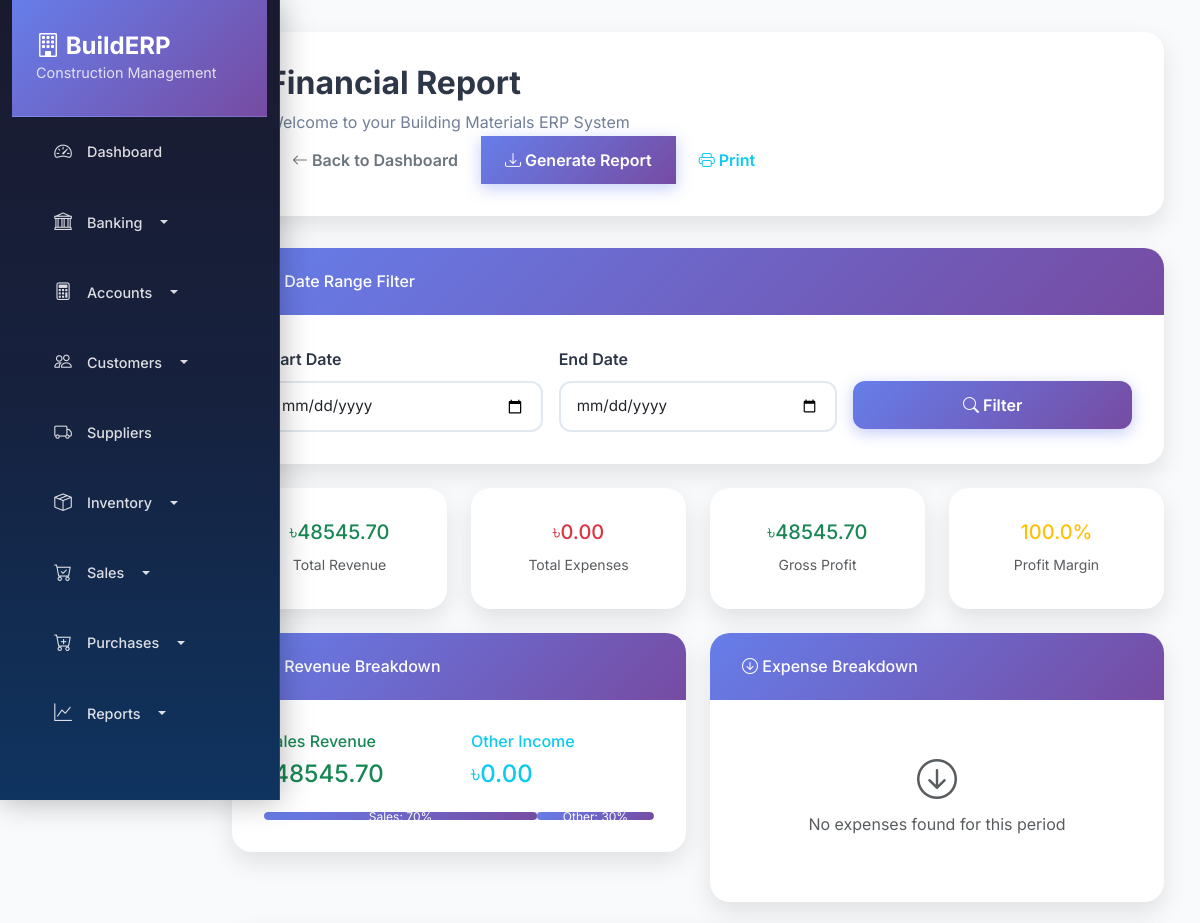
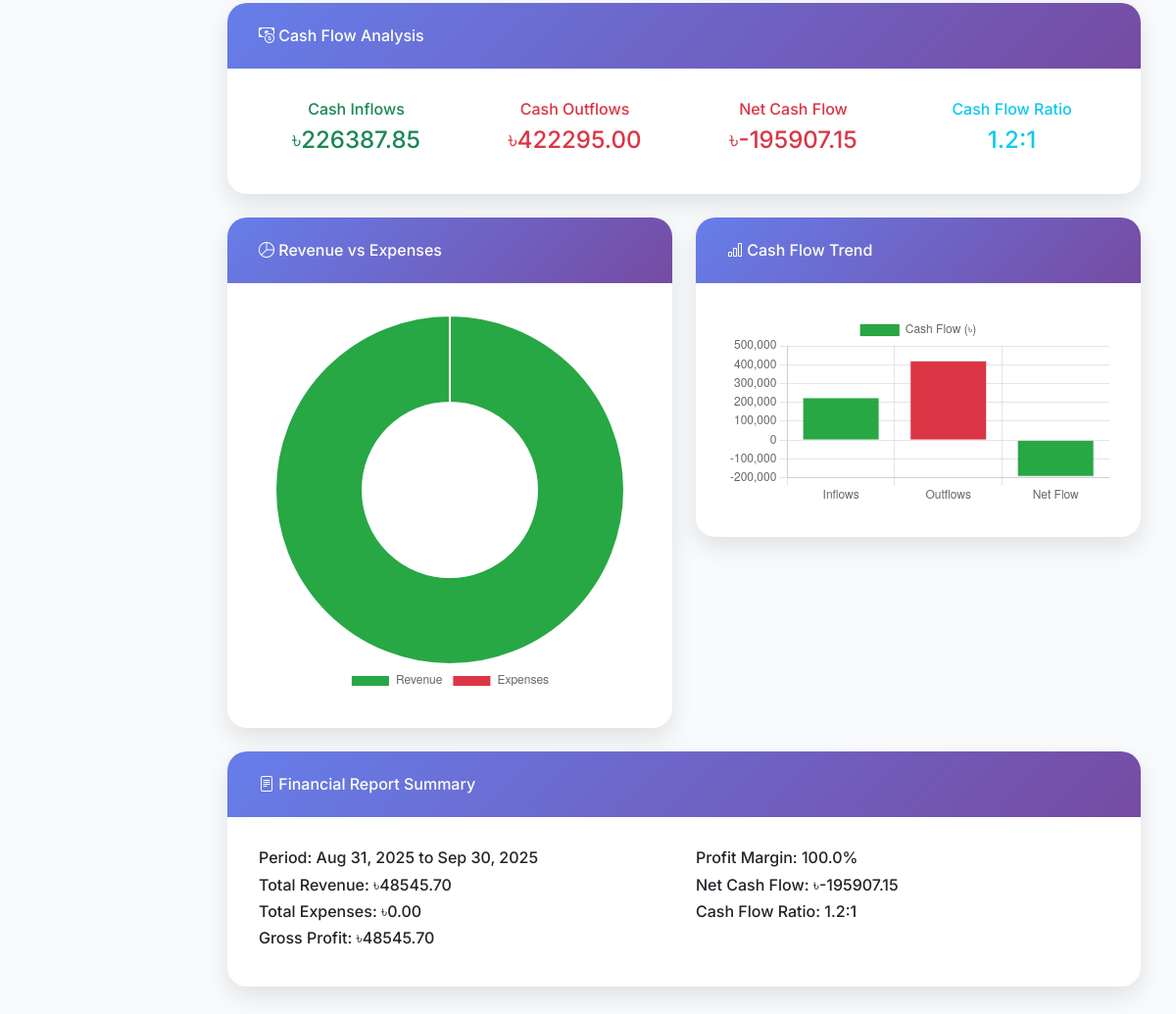
Page /reports/financial/ on the earlier database version (2 pictures, top to bottom).
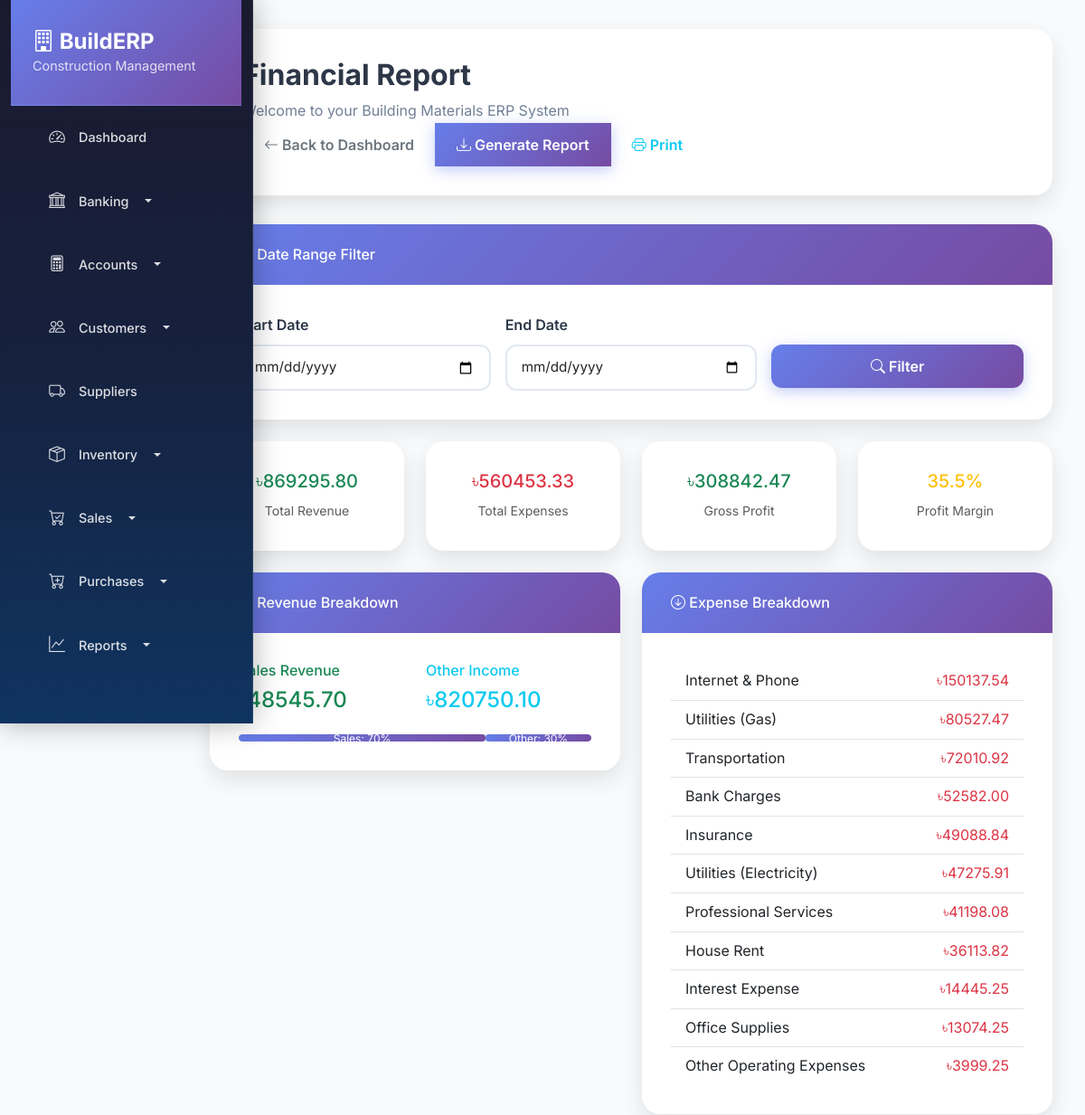
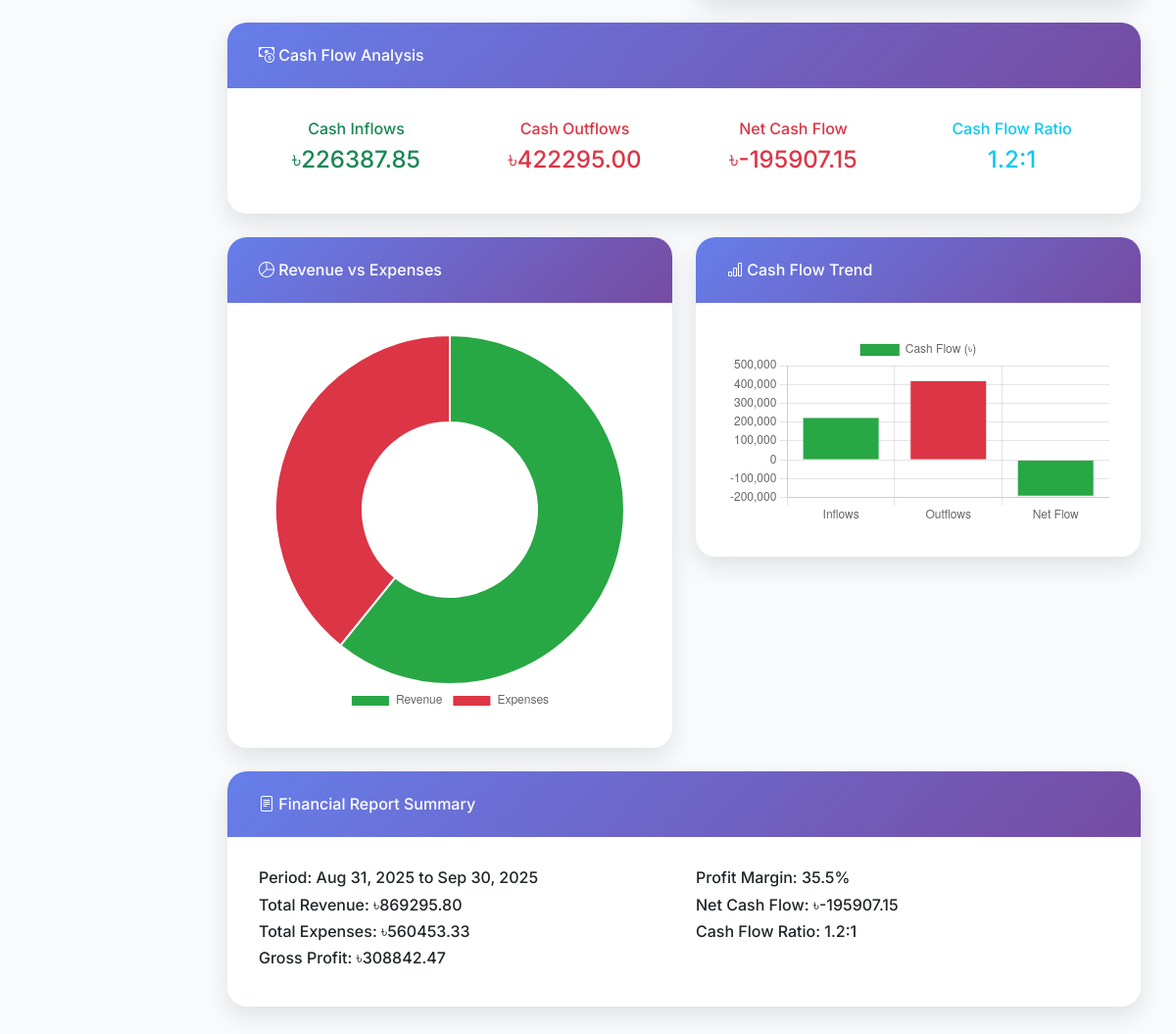
Same page on the later database version (2 pictures, top to bottom).
### accounting/models.py (models this page shows, shortened)
class ExpenseCategory(models.Model):
    name = models.CharField(max_length=100)
    description = models.TextField(blank=True)
    is_active = models.BooleanField(default=True)
    created_at = models.DateTimeField(auto_now_add=True)
    class Meta:
        verbose_name = "Expense Category"
        verbose_name_plural = "Expense Categories"

### reports/views.py (the view)
# urls.py: path('financial/', views.FinancialReportView.as_view(), name='financial_report'),
class FinancialReportView(ListView):
    model = SalesInvoice
    template_name = 'reports/financial_report.html'
    context_object_name = 'reports'
    def get_context_data(self, **kwargs):
        context = super().get_context_data(**kwargs)
        try:
            start_date = self.request.GET.get('start_date', (timezone.now() - timedelta(days=30)).date())
            end_date = self.request.GET.get('end_date', timezone.now().date())
            context.update({
                'start_date': start_date,
                'end_date': end_date,
                'revenue_data': self.get_revenue_data(start_date, end_date),
                'expense_data': self.get_expense_data(start_date, end_date),
                'profit_loss': self.get_profit_loss(start_date, end_date),
                'cash_flow': self.get_cash_flow(start_date, end_date),
            })
        except Exception as e:
            context.update({
                'start_date': timezone.now().date(),
                'end_date': timezone.now().date(),
                'revenue_data': {'total_sales': 0, 'other_income': 0, 'total_revenue': 0},
                'expense_data': {'total_expenses': 0, 'expenses_by_category': []},
                'profit_loss': {'gross_profit': 0, 'profit_margin': 0},
                'cash_flow': {'inflows': 0, 'outflows': 0, 'net_cash_flow': 0},
            })
        return context
    def get_revenue_data(self, start_date, end_date):
        sales_invoices = SalesInvoice.objects.filter(
            invoice_date__range=[start_date, end_date]
        )
        total_sales = sales_invoices.aggregate(
            total=Sum('total_amount')
        )['total'] or Decimal('0')
        income = Income.objects.filter(
            income_date__range=[start_date, end_date]
        ).aggregate(
            total=Sum('amount')
        )['total'] or Decimal('0')
        return {
            'total_sales': total_sales,
            'other_income': income,
            'total_revenue': total_sales + income,
        }
    def get_expense_data(self, start_date, end_date):
        expenses = Expense.objects.filter(
            expense_date__range=[start_date, end_date]
        )
        total_expenses = expenses.aggregate(
            total=Sum('amount')
        )['total'] or Decimal('0')
        expenses_by_category = expenses.values('expense_category__name').annotate(
            total=Sum('amount')
        ).order_by('-total')
        return {
            'total_expenses': total_expenses,
            'expenses_by_category': expenses_by_category,
        }
    def get_profit_loss(self, start_date, end_date):
        revenue_data = self.get_revenue_data(start_date, end_date)
        expense_data = self.get_expense_data(start_date, end_date)
        gross_profit = revenue_data['total_revenue'] - expense_data['total_expenses']
        return {
            'gross_profit': gross_profit,
            'profit_margin': (gross_profit / revenue_data['total_revenue'] * 100) if revenue_data['total_revenue'] > 0 else 0,
        }
    def get_cash_flow(self, start_date, end_date):
        bank_inflows = BankTransaction.objects.filter(
            transaction_date__range=[start_date, end_date],
            transaction_type='deposit'
        ).aggregate(total=Sum('amount'))['total'] or Decimal('0')
        bank_outflows = BankTransaction.objects.filter(
            transaction_date__range=[start_date, end_date],
            transaction_type='withdrawal'
        ).aggregate(total=Sum('amount'))['total'] or Decimal('0')
        customer_payments = SalesPayment.objects.filter(
            payment_date__range=[start_date, end_date]
        ).aggregate(total=Sum('amount'))['total'] or Decimal('0')
        supplier_payments = PurchasePayment.objects.filter(
            payment_date__range=[start_date, end_date]
        ).aggregate(total=Sum('amount'))['total'] or Decimal('0')
        net_cash_flow = bank_inflows + customer_payments - bank_outflows - supplier_payments
        return {
            'inflows': bank_inflows + customer_payments,
            'outflows': bank_outflows + supplier_payments,
            'net_cash_flow': net_cash_flow,
        }

### templates/reports/financial_report.html (shortened to what the changed rows need)
{% extends 'base.html' %}
{% block page_title %}Financial Report{% endblock %}
{% block content %}
<div class="row">
    <div class="col-md-3">
        <div class="card text-center border-success">
            <div class="card-body">
                <h5 class="text-success">৳{{ revenue_data.total_revenue|floatformat:2 }}</h5>
                <small class="text-muted">Total Revenue</small>
            </div>
        </div>
    </div>
    <div class="col-md-3">
        <div class="card text-center border-danger">
            <div class="card-body">
                <h5 class="text-danger">৳{{ expense_data.total_expenses|floatformat:2 }}</h5>
                <small class="text-muted">Total Expenses</small>
            </div>
        </div>
    </div>
    <div class="col-md-3">
        <div class="card text-center border-info">
            <div class="card-body">
                <h5 class="{% if profit_loss.gross_profit >= 0 %}text-success{% else %}text-danger{% endif %}">
                    ৳{{ profit_loss.gross_profit|floatformat:2 }}
                </h5>
                <small class="text-muted">Gross Profit</small>
            </div>
        </div>
    </div>
    <div class="col-md-3">
        <div class="card text-center border-warning">
            <div class="card-body">
                <h5 class="text-warning">{{ profit_loss.profit_margin|floatformat:1 }}%</h5>
                <small class="text-muted">Profit Margin</small>
            </div>
        </div>
    </div>
</div>
<div class="row mt-4">
    <div class="col-md-6">
        <div class="card">
            <div class="card-body">
                <div class="row">
                    <div class="col-6">
                        <h6 class="text-info">Other Income</h6>
                        <h4 class="text-info">৳{{ revenue_data.other_income|floatformat:2 }}</h4>
                    </div>
                </div>
            </div>
        </div>
    </div>
    <div class="col-md-6">
        <div class="card">
            <div class="card-body">
                {% if expense_data.expenses_by_category %}
                <div class="list-group list-group-flush">
                    {% for category in expense_data.expenses_by_category %}
                    <div class="list-group-item d-flex justify-content-between align-items-center">
                        <span>{{ category.expense_category__name }}</span>
                        <span class="text-danger">৳{{ category.total|floatformat:2 }}</span>
                    </div>
                    {% endfor %}
                </div>
                {% else %}
                <div class="text-center py-3">
                    <i class="bi bi-arrow-down-circle fs-1 text-muted"></i>
                    <p class="text-muted">No expenses found for this period</p>
                </div>
                {% endif %}
            </div>
        </div>
    </div>
</div>
<div class="row mt-4">
    <div class="col-md-6">
        <div class="card">
            <div class="card-body">
                <canvas id="revenueExpenseChart" width="400" height="200"></canvas>
            </div>
        </div>
    </div>
</div>
<div class="row mt-4">
    <div class="col-12">
        <div class="card">
            <div class="card-body">
                <div class="row">
                    <div class="col-md-6">
                        <h6>Period: {{ start_date|date:"M d, Y" }} to {{ end_date|date:"M d, Y" }}</h6>
                        <h6>Total Revenue: ৳{{ revenue_data.total_revenue|floatformat:2 }}</h6>
                        <h6>Total Expenses: ৳{{ expense_data.total_expenses|floatformat:2 }}</h6>
                        <h6>Gross Profit: ৳{{ profit_loss.gross_profit|floatformat:2 }}</h6>
                    </div>
                    <div class="col-md-6">
                        <h6>Profit Margin: {{ profit_loss.profit_margin|floatformat:1 }}%</h6>
                        <h6>Net Cash Flow: ৳{{ cash_flow.net_cash_flow|floatformat:2 }}</h6>
                        <h6>Cash Flow Ratio: 1.2:1</h6>
                    </div>
                </div>
            </div>
        </div>
    </div>
</div>
{% endblock %}
{% block extra_js %}
<script>
// Revenue vs Expenses Chart
const revenueExpenseCtx = document.getElementById('revenueExpenseChart').getContext('2d');
new Chart(revenueExpenseCtx, {
    type: 'doughnut',
    data: {
        labels: ['Revenue', 'Expenses'],
        datasets: [{
            data: [{{ revenue_data.total_revenue }}, {{ expense_data.total_expenses }}],
            backgroundColor: ['#28a745', '#dc3545'],
            borderWidth: 2
        }]
    },
    options: {
        responsive: true,
        plugins: {
            legend: {
                position: 'bottom'
            }
        }
    }
});
// Cash Flow Chart
const cashFlowCtx = document.getElementById('cashFlowChart').getContext('2d');
new Chart(cashFlowCtx, {
    type: 'bar',
    data: {
        labels: ['Inflows', 'Outflows', 'Net Flow'],
        datasets: [{
            label: 'Cash Flow (৳)',
            data: [{{ cash_flow.inflows }}, {{ cash_flow.outflows }}, {{ cash_flow.net_cash_flow }}],
            backgroundColor: ['#28a745', '#dc3545', '#28a745'],
            borderWidth: 1
        }]
    },
    options: {
        responsive: true,
        scales: {
            y: {
                beginAtZero: true
            }
        }
    }
});
// Generate Report Function
function generateReport() {
    const startDate = document.getElementById('start_date').value;
    const endDate = document.getElementById('end_date').value;
    fetch(`{% url 'reports:generate_report' 'financial' %}?start_date=${startDate}&end_date=${endDate}`)
        .then(response => response.json())
        .then(data => {
            if (data.success) {
                alert('Report generated successfully!');
                // You can add logic to download the report here
            } else {
                alert('Error generating report: ' + data.error);
            }
        })
        .catch(error => {
            console.error('Error:', error);
            alert('Error generating report');
        });
}
</script>
{% endblock %}

Differences in the rows shown:
added ExpenseCategory: expense_category__name "Internet & Phone", total "150137.54"
added ExpenseCategory: expense_category__name "Utilities (Gas)", total "80527.47"
added ExpenseCategory: expense_category__name "Transportation", total "72010.92"
added ExpenseCategory: expense_category__name "Bank Charges", total "52582.00"
added ExpenseCategory: expense_category__name "Insurance", total "49088.84"
added ExpenseCategory: expense_category__name "Utilities (Electricity)", total "47275.91"
added ExpenseCategory: expense_category__name "Professional Services", total "41198.08"
added ExpenseCategory: expense_category__name "House Rent", total "36113.82"
added ExpenseCategory: expense_category__name "Interest Expense", total "14445.25"
added ExpenseCategory: expense_category__name "Office Supplies", total "13074.25"
added ExpenseCategory: expense_category__name "Other Operating Expenses", total "3999.25"
Other differences:
{{ revenue_data.total_revenue|floatformat:2 }}: "48545.70" → "869295.80"
{{ expense_data.total_expenses|floatformat:2 }}: "0.00" → "560453.33"
{{ profit_loss.gross_profit|floatformat:2 }}: "48545.70" → "308842.47"
{{ profit_loss.profit_margin|floatformat:1 }}: "100.0" → "35.5"
{{ revenue_data.other_income|floatformat:2 }}: "0.00" → "820750.10"
chart data {{ revenue_data.total_revenue }}: 48545.7000000000 → 869295.8022650450
chart data {{ expense_data.total_expenses }}: 0 → 560453.330696648
text no longer shown: "No expenses found for this period"
